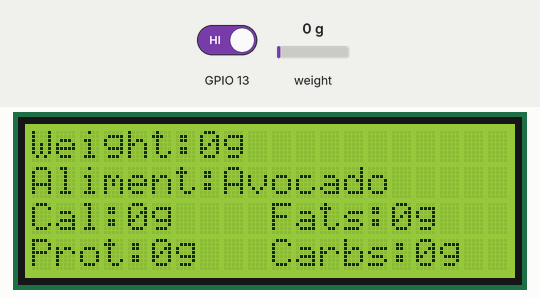
This sketch was run on a simulated ESP8266 (NodeMCU). Shown: 20×4 character LCD. The test bench sets the inputs (shaded band); at power-on: weight on the scale 0 g, GPIO 13 HIGH.

Above: at 3.7 s.
3.8 s: weight on the scale set to 2500 g
At 4.33 s:
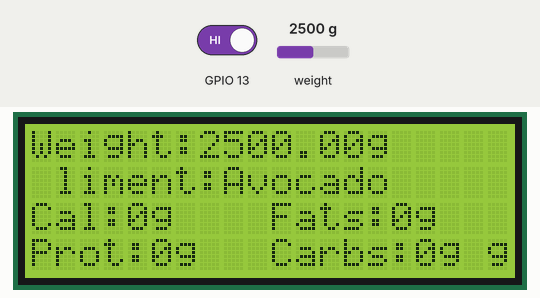
6.1 s: GPIO 13 driven LOW
At 6.9 s:
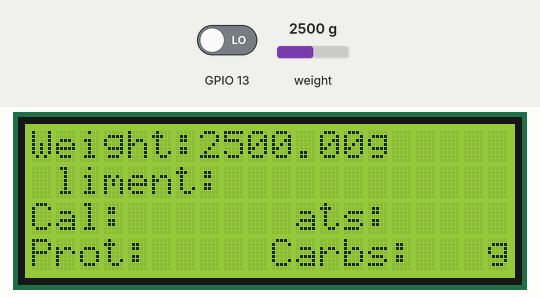
8.5 s: weight on the scale set to 4900 g
At 10.0 s:
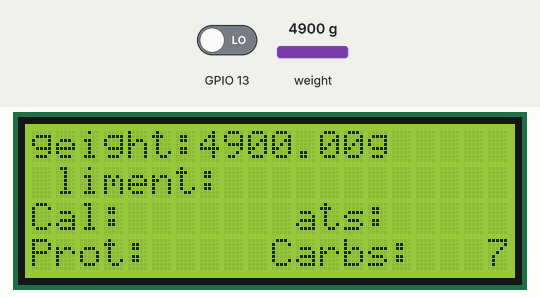
11.5 s: GPIO 13 driven HIGH
At 12.01 s:
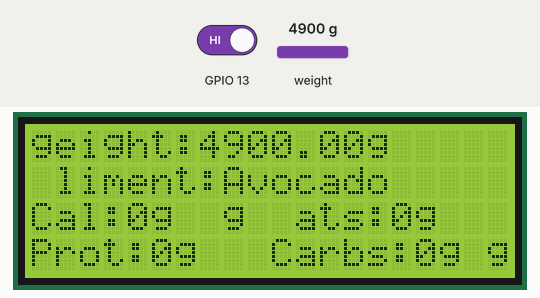
14.5 s: weight on the scale set to 100 g
At 15.13 s:
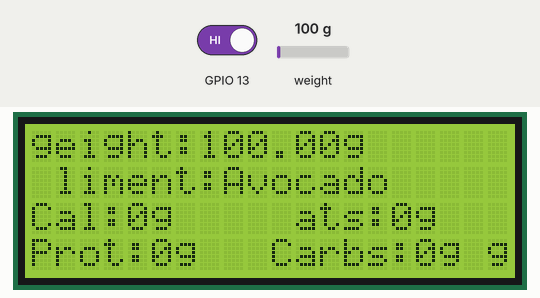
16.9 s: GPIO 13 driven LOW
At 17.08 s:
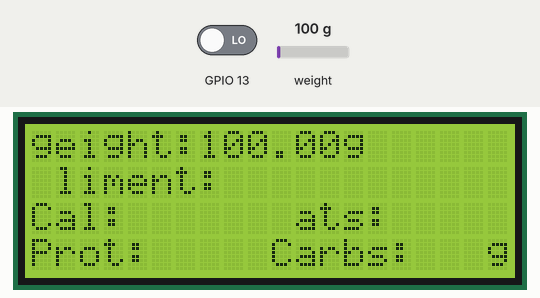
Timing chart, 0 to 19.9 s (numbered marks = the images above; inputs shaded):
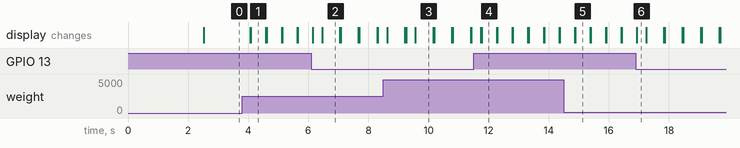

The sketch:

HelloWorld.ino
```cpp
#include <HX711_ADC.h>
#if defined(ESP8266)|| defined(ESP32) || defined(AVR)
#include <EEPROM.h>
#endif
#include <Wire.h>
#include <LiquidCrystal_I2C.h>

struct Aliment {
  const char* name;
  int calories;
  int fats;
  int carbohidrates;
  int proteins;
};

typedef struct Aliment Aliment;

Aliment* aliments;

LiquidCrystal_I2C lcd(0x27,20,4);

const int HX711_dout = 4;
const int HX711_sck = 5;

HX711_ADC LoadCell(HX711_dout, HX711_sck);

const int calVal_calVal_eepromAdress = 0;
unsigned long t = 0;

int changePressed = 0;
int weight = 125;

int alimentIndex = 0;
int numberOfAliments = 3;

void setup()
{
  setupCantar();

  lcd.init();                      // initialize the lcd
  lcd.backlight();

  lcd.setCursor(0,0);
  custom_print("Weight:");

  lcd.setCursor(0,1);
  custom_print("Aliment:");

  lcd.setCursor(0,2);
  custom_print("Cal:");

  lcd.setCursor(10,2);
  custom_print("Fats:");

  lcd.setCursor(0,3);
  custom_print("Prot:");

  lcd.setCursor(10,3);
  custom_print("Carbs:");

  pinMode(13, INPUT);
  initAliments();
}

void initAliments() {
  aliments = (Aliment*)malloc(numberOfAliments * sizeof(struct Aliment));

  initAliment(0, "Avocado", 31, 16, 6, 2);

  initAliment(1, "Potatoes", 76, 0, 17 , 2);

  initAliment(2, "Bananas", 88, 0, 23 , 1);

}

void initAliment(int index, const char* name, int calories, int fats, int carbohidrates, int proteins) {
  aliments[index].name = name;
  aliments[index].calories = calories;
  aliments[index].fats = fats;
  aliments[index].carbohidrates = carbohidrates;
  aliments[index].proteins = proteins;
}
void loop()
{
  lcd.setCursor(7, 0);
  static boolean newDataReady = 0;
  const int serialPrintInterval = 500;

  if (LoadCell.update()) newDataReady = true;

  float i;
  if (newDataReady) {
    if (millis() > t + serialPrintInterval) {
      i = LoadCell.getData();
      if (i > 2)
        custom_print(String(round(i)) + "g  ");
      else
        custom_print("0g ");
      newDataReady = 0;
      t = millis();
    }
  }

  int isPressed = !digitalRead(13);
  if(isPressed) {
    alimentIndex++;
    clearLCDLine(8, 1, 10); // clear name
    clearLCDLine(4, 2, 5);  // clean cals
    clearLCDLine(15, 2, 4); // clear fats
    clearLCDLine(5, 3, 4);  // clear prots
    clearLCDLine(16, 3, 3); // clear carbs
    if (alimentIndex == numberOfAliments)
      alimentIndex = 0;

    delay(250);
  }

  printNutritionalValues(i);
}

void printNutritionalValues(float weight) {
  lcd.setCursor(8,1);
  custom_print(getActualAlimentName());

  lcd.setCursor(4, 2);
  int roundedValue = round(weight/100);
  custom_print(String(roundedValue * aliments[alimentIndex].calories) +"g  ");

  lcd.setCursor(15, 2);
  custom_print(String(roundedValue * aliments[alimentIndex].fats )+"g  ");

  lcd.setCursor(5, 3);
  custom_print(String(roundedValue * aliments[alimentIndex].proteins ) +"g  ");

  lcd.setCursor(16, 3);

  String carbsValue = String(roundedValue * aliments[alimentIndex].carbohidrates ) +"g";

  custom_print(carbsValue);
  if (roundedValue < 10 )
    custom_print(" ");
}

String getActualAlimentName() {
  const char* name = aliments[alimentIndex].name;
  return String(name);
}

void clearLCDLine(int column, int line, int end)
{
    lcd.setCursor(column,line);
    for(int n = 0; n < end; n++) {
            lcd.print(" ");
    }
}

//// due to some issues with this version of library and this i2c module
//// lcd.print() prints only the first character and this is the my workaround
void custom_print(String word) {
  for (int i = 0; i < word.length(); i++) {
    lcd.print(word[i]);
  }
}


void setupCantar() {

  float calibrationValue;
  calibrationValue = -205.49;

  LoadCell.begin();
  unsigned long stabilizingtime = 2000;
  boolean _tare = true;
  LoadCell.start(stabilizingtime, _tare);
  if (LoadCell.getTareTimeoutFlag()) {

  }
  else {
    LoadCell.setCalFactor(calibrationValue);
  }
  while (!LoadCell.update());
}
```

Measured:
- after the input at 3.8 s, the display: first changes after 0.27 s (image 1 shows a later state)
- after the input at 6.1 s, the display: first changes after 0.05 s (image 2 shows a later state)
- after the input at 11.5 s, the display: first differs from a run without the input after 0.27 s (image 4)
- after the input at 14.5 s, the display: first changes after 0.37 s (image 5 shows a later state)
- after the input at 16.9 s, the display: changes at once (image 6)
- what the display in image 1 shows lasts 0.5 s, from 4.1 s to 4.6 s
- what the display in image 2 shows lasts 0.5 s, from 6.5 s to 7.0 s
